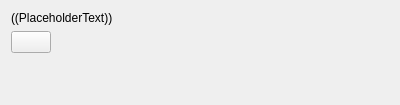
<?xml version="1.0" encoding="UTF-8"?>
<ui version="4.0">
 <class>ExternalModule</class>
 <widget class="QWidget" name="ExternalModule">
  <property name="geometry">
   <rect>
    <x>0</x>
    <y>0</y>
    <width>400</width>
    <height>105</height>
   </rect>
  </property>
  <property name="windowTitle">
   <string>Dialog</string>
  </property>
  <layout class="QVBoxLayout" name="verticalLayout">
   <item>
    <widget class="QLabel" name="LblText">
     <property name="text">
      <string notr="true">((PlaceholderText))</string>
     </property>
     <property name="alignment">
      <set>Qt::AlignLeading|Qt::AlignLeft|Qt::AlignVCenter</set>
     </property>
    </widget>
   </item>
   <item>
    <layout class="QHBoxLayout" name="horizontalLayout">
     <item>
      <widget class="QPushButton" name="PbRelaunch">
       <property name="text">
        <string/>
       </property>
      </widget>
     </item>
     <item>
      <spacer name="horizontalSpacer">
       <property name="orientation">
        <enum>Qt::Horizontal</enum>
       </property>
       <property name="sizeHint" stdset="0">
        <size>
         <width>40</width>
         <height>20</height>
        </size>
       </property>
      </spacer>
     </item>
    </layout>
   </item>
   <item>
    <spacer name="verticalSpacer">
     <property name="orientation">
      <enum>Qt::Vertical</enum>
     </property>
     <property name="sizeHint" stdset="0">
      <size>
       <width>20</width>
       <height>24</height>
      </size>
     </property>
    </spacer>
   </item>
  </layout>
 </widget>
 <resources/>
 <connections/>
</ui>
